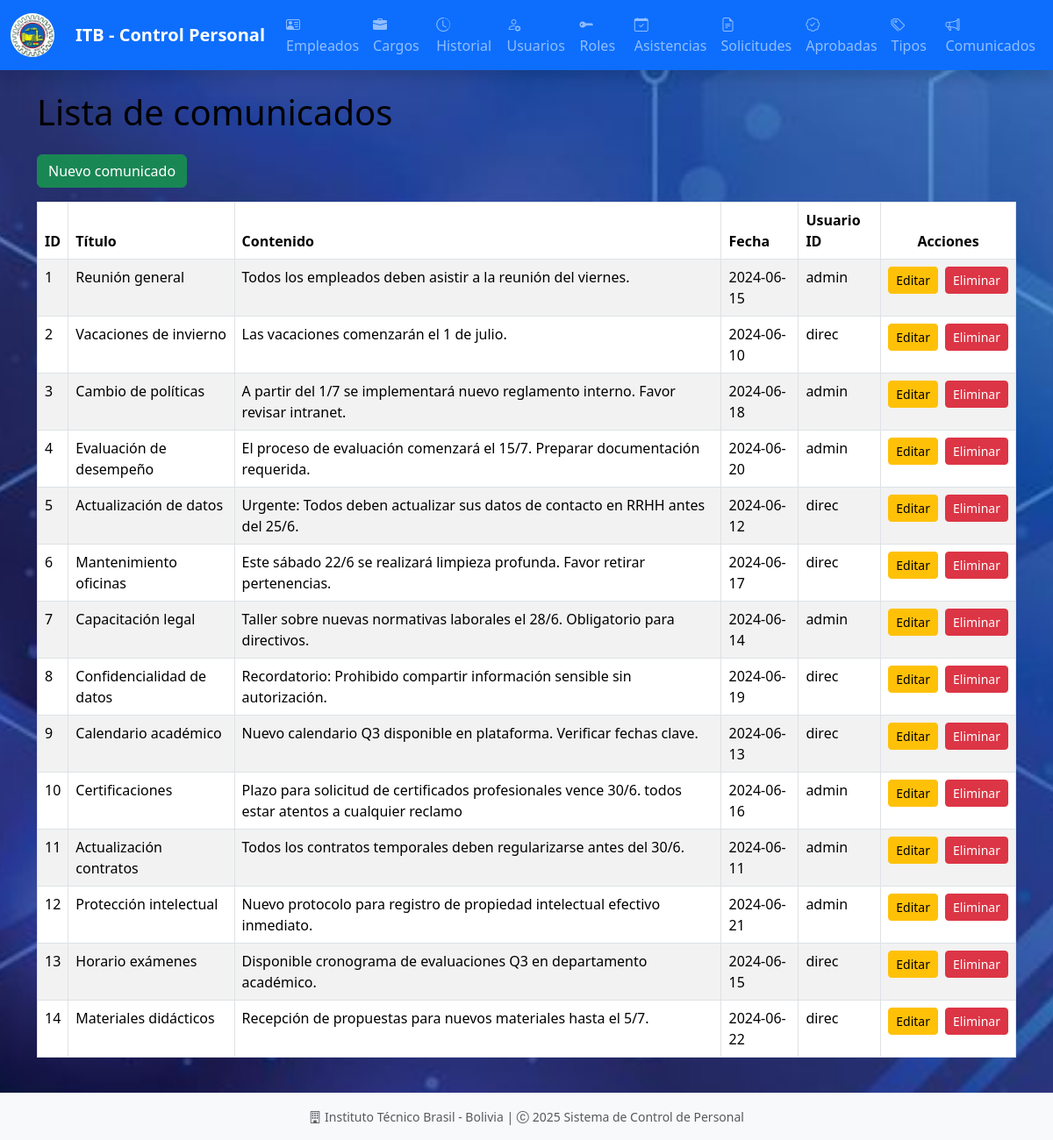
The app's page /comunicados/ with its own data.
### models/comunicado_model.py (models this page shows, shortened)
class Comunicado(db.Model):
    __tablename__ = "comunicados"
    id = db.Column(db.Integer, primary_key=True)
    titulo = db.Column(db.String(150), nullable=False)
    contenido = db.Column(db.Text, nullable=False)
    fecha_publicacion = db.Column(db.Date, nullable=False, default=date.today)
    usuario_id = db.Column(db.Integer, db.ForeignKey('usuarios.id'), nullable=False)
    usuario = db.relationship('Usuario', back_populates='comunicados')
    @staticmethod
    def get_all():
        return Comunicado.query.all()

### models/usuario_model.py (models this page shows, shortened)
class Usuario(db.Model):
    __tablename__ = "usuarios"
    id = db.Column(db.Integer, primary_key=True)
    username = db.Column(db.String(50), nullable=False, unique=True)
    password = db.Column(db.String(255), nullable=False)
    empleado_id = db.Column(db.Integer, db.ForeignKey('empleados.id'), nullable=False)
    rol_id = db.Column(db.Integer, db.ForeignKey('roles.id'), nullable=False)
    rol = db.relationship('Rol', back_populates='usuarios')
    empleado = db.relationship('Empleado', back_populates='usuarios')
    comunicados = db.relationship('Comunicado', back_populates='usuario', cascade='all, delete-orphan')
    historiales = db.relationship('Historial', back_populates='usuario', cascade='all, delete-orphan')
    def delete(self):
        db.session.delete(self)
        db.session.commit()

### controllers/comunicado_controller.py (the view)
@comunicado_bp.route('/')
def index():
    comunicados = Comunicado.get_all()
    return comunicado_view.list(comunicados)

### run.py (called while the page is built)
@app.context_processor
def inject_active_path():
    def is_active(path):
        return 'active' if request.path == path else ''
    return(dict(is_active = is_active))

### views/comunicado_view.py (called while the page is built)
def list(comunicados):
    return render_template('admin/comunicado/index.html', comunicados=comunicados)

### templates/admin/comunicado/index.html (shortened to what this page needs)
{% extends 'admin/base.html' %}
{% block content %}
<h1 class="mb-4">Lista de comunicados</h1>
<a href="{{ url_for('comunicado.create') }}" class="btn btn-success mb-3">Nuevo comunicado</a>
<table class="table table-striped table-bordered table-hover w-auto mx-auto">
    <thead class="thead-dark">
        <tr>
            <th>ID</th>
            <th>Título</th>
            <th>Contenido</th>
            <th>Fecha</th>
            <th>Usuario ID</th>
            <th class="text-center">Acciones</th>
        </tr>
    </thead>
    <tbody>
        {% for comunicado in comunicados %}
        <tr>
            <td>{{ comunicado.id }}</td>
            <td>{{ comunicado.titulo }}</td>
            <td>{{ comunicado.contenido }}</td>
            <td>{{ comunicado.fecha_publicacion }}</td>
            <td>{{ comunicado.usuario.username }}</td>
            <td class="text-center">
                <div class="d-flex justify-content-center gap-2">
                    <a href="{{ url_for('comunicado.edit', id=comunicado.id) }}" class="btn btn-warning btn-sm">Editar</a>
                    <a href="{{ url_for('comunicado.delete', id=comunicado.id) }}" class="btn btn-danger btn-sm"
                        onclick="return confirm('¿Estás seguro de eliminar este comunicado?')">Eliminar</a>
                </div>
            </td>
        </tr>
        {% else %}
        <tr>
            <td colspan="6">No hay comunicados registrados.</td>
        </tr>
        {% endfor %}
    </tbody>
</table>
{% endblock %}

### static/style/style_admin.css (style rules this page uses)
:root { --primary-color: #0d6efd; --secondary-color: #6c757d; --success-color: #198754; --info-color: #0dcaf0; --warning-color: #ffc107; --danger-color: #dc3545; --light-color: #f8f9fa; --dark-color: #212529; }
body { font-family: 'Segoe UI', Tahoma, Geneva, Verdana, sans-serif; background-image: url('../images/background.jpg'); background-size: cover; background-repeat: no-repeat; background-attachment: fixed; background-position: center; color: #000000; }

### records on screen
Comunicado: id "1", titulo "Reunión general", contenido "Todos los empleados deben asistir a la reunión del viernes.", fecha_publicacion "2024-06-15", usuario.username "admin"
Comunicado: id "2", titulo "Vacaciones de invierno", contenido "Las vacaciones comenzarán el 1 de julio.", fecha_publicacion "2024-06-10", usuario.username "direc"
Comunicado: id "3", titulo "Cambio de políticas", contenido "A partir del 1/7 se implementará nuevo reglamento interno. Favor revisar intranet.", fecha_publicacion "2024-06-18", usuario.username "admin"
Comunicado: id "4", titulo "Evaluación de desempeño", contenido "El proceso de evaluación comenzará el 15/7. Preparar documentación requerida.", fecha_publicacion "2024-06-20", usuario.username "admin"
Comunicado: id "5", titulo "Actualización de datos", contenido "Urgente: Todos deben actualizar sus datos de contacto en RRHH antes del 25/6.", fecha_publicacion "2024-06-12", usuario.username "direc"
Comunicado: id "6", titulo "Mantenimiento oficinas", contenido "Este sábado 22/6 se realizará limpieza profunda. Favor retirar pertenencias.", fecha_publicacion "2024-06-17", usuario.username "direc"
Comunicado: id "7", titulo "Capacitación legal", contenido "Taller sobre nuevas normativas laborales el 28/6. Obligatorio para directivos.", fecha_publicacion "2024-06-14", usuario.username "admin"
Comunicado: id "8", titulo "Confidencialidad de datos", contenido "Recordatorio: Prohibido compartir información sensible sin autorización.", fecha_publicacion "2024-06-19", usuario.username "direc"
Comunicado: id "9", titulo "Calendario académico", contenido "Nuevo calendario Q3 disponible en plataforma. Verificar fechas clave.", fecha_publicacion "2024-06-13", usuario.username "direc"
Comunicado: id "10", titulo "Certificaciones", contenido "Plazo para solicitud de certificados profesionales vence 30/6. todos estar atentos a cualquier reclamo", fecha_publicacion "2024-06-16", usuario.username "admin"
Comunicado: id "11", titulo "Actualización contratos", contenido "Todos los contratos temporales deben regularizarse antes del 30/6.", fecha_publicacion "2024-06-11", usuario.username "admin"
Comunicado: id "12", titulo "Protección intelectual", contenido "Nuevo protocolo para registro de propiedad intelectual efectivo inmediato.", fecha_publicacion "2024-06-21", usuario.username "admin"
Comunicado: id "13", titulo "Horario exámenes", contenido "Disponible cronograma de evaluaciones Q3 en departamento académico.", fecha_publicacion "2024-06-15", usuario.username "direc"
Comunicado: id "14", titulo "Materiales didácticos", contenido "Recepción de propuestas para nuevos materiales hasta el 5/7.", fecha_publicacion "2024-06-22", usuario.username "direc"
